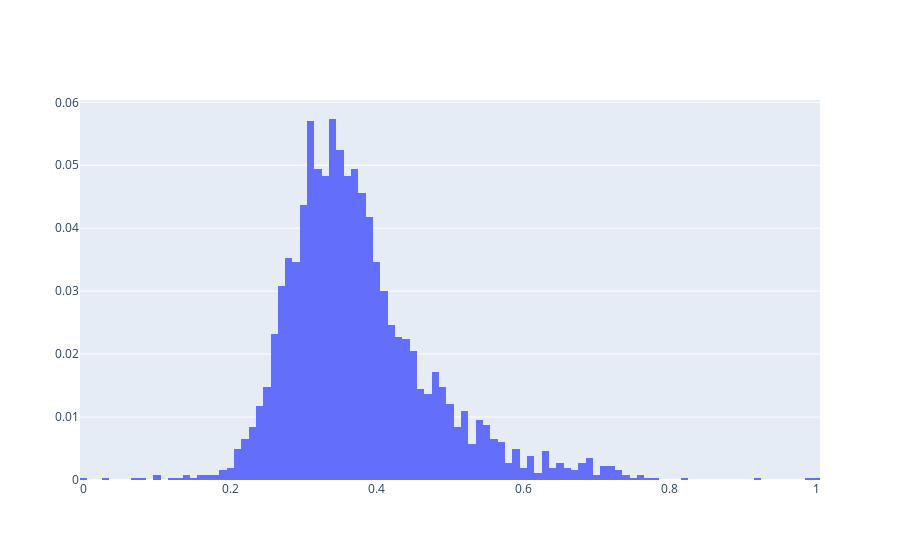

Write notebook code for a chart like this one.
### Code cell
# process the personal income by postcode data
def get_abs_income_data(filepath):

    year = Path(filepath).stem[0:4]
    year_str = str(year)

    df_raw = pd.read_csv(
        filepath,
        header=6,
    )
    df = df_raw.copy()
    return df

pi_df = get_abs_income_data("../data/raw/ABS/2021-personal-income-by-postcode.csv")
# rename first column to "Postcode"
pi_df = pi_df.rename(columns={pi_df.columns[0]: "Postcode"})
# filter out rows that don't start with 4 digits
pi_df = pi_df[pi_df["Postcode"].str.match(r"^\d{4}.*")]
# strip anything after the first 4 digits from the Postcode
pi_df["Postcode"] = pi_df["Postcode"].str.extract(r"(\d{4})")
# drop last two columns
#pi_df = pi_df.iloc[:, :-2]
# rename second column to $0-
pi_df = pi_df.rename(columns={pi_df.columns[1]: "$0-"})
total = pi_df["Total"]
ncols = len(pi_df.columns)
cols = pi_df.columns
data = pi_df[cols[1:ncols-2]]
# convert values in data to numeric type
data = data.apply(pd.to_numeric)
total = data.sum(axis=1)
# for each column in data, divide by total
frac = data.div(total, axis=0)
# income from header
weekly_income = data.columns.str.extract(r"\$(.*?)-")[0]
weekly_income[len(weekly_income)-1]='3,500' # yeah, hack I know - you figure the regex out then :)
# for all entries in income, replace commas with nothing
weekly_income = weekly_income.str.replace(',', '')
# convert income to number
weekly_income = pd.to_numeric(weekly_income)
func = lambda x: sum(np.asarray(x) * np.asarray(weekly_income))
mean_weekly_income = frac.apply(func, axis=1)
# normalize mean_weekly_income to the range 0-1
mean_weekly_income = (mean_weekly_income - mean_weekly_income.min()) / (mean_weekly_income.max() - mean_weekly_income.min())

fig = go.Figure(data=[go.Histogram(x=mean_weekly_income, histnorm='probability', name='Personal Income')])
fig.show()

### Figure 1 — Plotly figure (JSON) as saved in the notebook; plotly's stock layout.template omitted (floating-point values rounded to 4 significant figures; data arrays with more than 128 entries replaced by an {"elided": "..."} marker saying what was removed)
{"data": [{"histnorm": "probability", "name": "Personal Income", "type": "histogram", "x": {"elided": "2641 float values"}}], "layout": {}}
